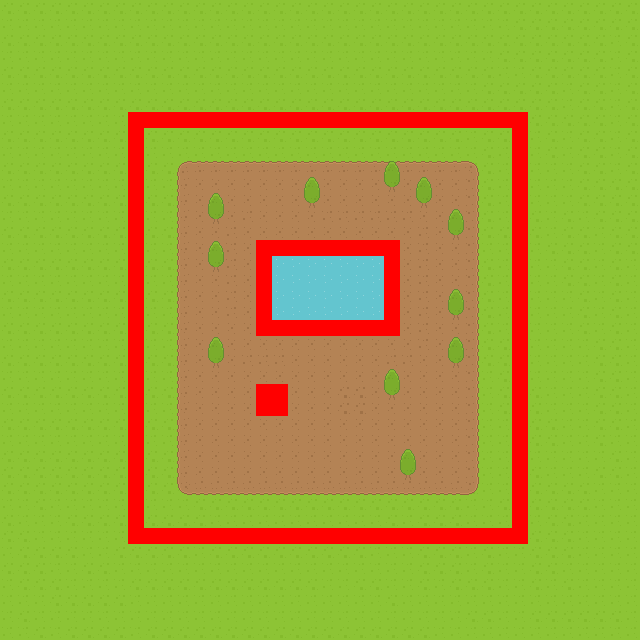

A 2D game scene composited from a Tiled map and its tileset images. What follows is a short description and the map's XML, with each tile layer's data collapsed to a summary:
An orthogonal 40x40 tile map with 16x16 px tiles, 4 tile layers (Tile Layer 1, Tile Layer 2, Object, Collision), 2 tilesets and 2 objects.

<map version="1.0" orientation="orthogonal" renderorder="left-down" width="40" height="40" tilewidth="16" tileheight="16" nextobjectid="1">
 <properties>
  <property name="unity:scale" type="float" value="0.06" />
 </properties>
 <tileset firstgid="1" name="TileMap" tilewidth="16" tileheight="16" spacing="1" tilecount="1767" columns="57">
  <image source="../Art/roguelikeSheet_transparent.png" width="968" height="526" />
  <terraintypes>
   <terrain name="Dirt" tile="578" />
  </terraintypes>
  <tile id="2">
   <objectgroup draworder="index" />
  </tile>
  <tile id="3">
   <objectgroup draworder="index" />
  </tile>
  <tile id="4">
   <objectgroup draworder="index" />
  </tile>
  <tile id="59">
   <objectgroup draworder="index" />
  </tile>
  <tile id="60">
   <objectgroup draworder="index" />
  </tile>
  <tile id="61">
   <objectgroup draworder="index" />
  </tile>
  <tile id="116">
   <objectgroup draworder="index" />
  </tile>
  <tile id="117">
   <objectgroup draworder="index" />
  </tile>
  <tile id="118">
   <objectgroup draworder="index" />
  </tile>
  <tile id="518" terrain="0,0,0," />
  <tile id="519" terrain="0,0,,0" />
  <tile id="520" terrain=",,,0" />
  <tile id="521" terrain=",,0,0" />
  <tile id="522" terrain=",,0," />
  <tile id="575" terrain="0,,0,0" />
  <tile id="576" terrain=",0,0,0" />
  <tile id="577" terrain=",0,,0" />
  <tile id="578" terrain="0,0,0,0" />
  <tile id="579" terrain="0,,0," />
  <tile id="634" terrain=",0,," />
  <tile id="635" terrain="0,0,," />
  <tile id="636" terrain="0,,," />
  <tile id="640">
   <objectgroup draworder="index">
    <object id="1" x="0.25" y="0.125" width="15.5" height="15.5" />
   </objectgroup>
  </tile>
 </tileset>
 <tileset firstgid="1768" name="RedCollision" tilewidth="16" tileheight="16" spacing="1" tilecount="1" columns="1">
  <image source="../Art/CollisionSquare.PNG" width="16" height="16" />
  <tile id="0">
   <objectgroup draworder="index">
    <object id="1" x="-2.54545" y="-1.09091" width="20" height="17.8182" />
   </objectgroup>
  </tile>
 </tileset>
 <layer name="Tile Layer 1" width="40" height="40">
  <data>[1600 cells, 1600 non-empty, 2 distinct tile ids]</data>
 </layer>
 <layer name="Tile Layer 2" width="40" height="40">
  <data>[1600 cells, 399 non-empty, 20 distinct tile ids]</data>
 </layer>
 <layer name="Object" width="40" height="40">
  <data>[1600 cells, 26 non-empty, 6 distinct tile ids]</data>
 </layer>
 <layer name="Collision" width="40" height="40">
  <data>[1600 cells, 130 non-empty, 1 distinct tile ids]</data>
 </layer>
</map>
